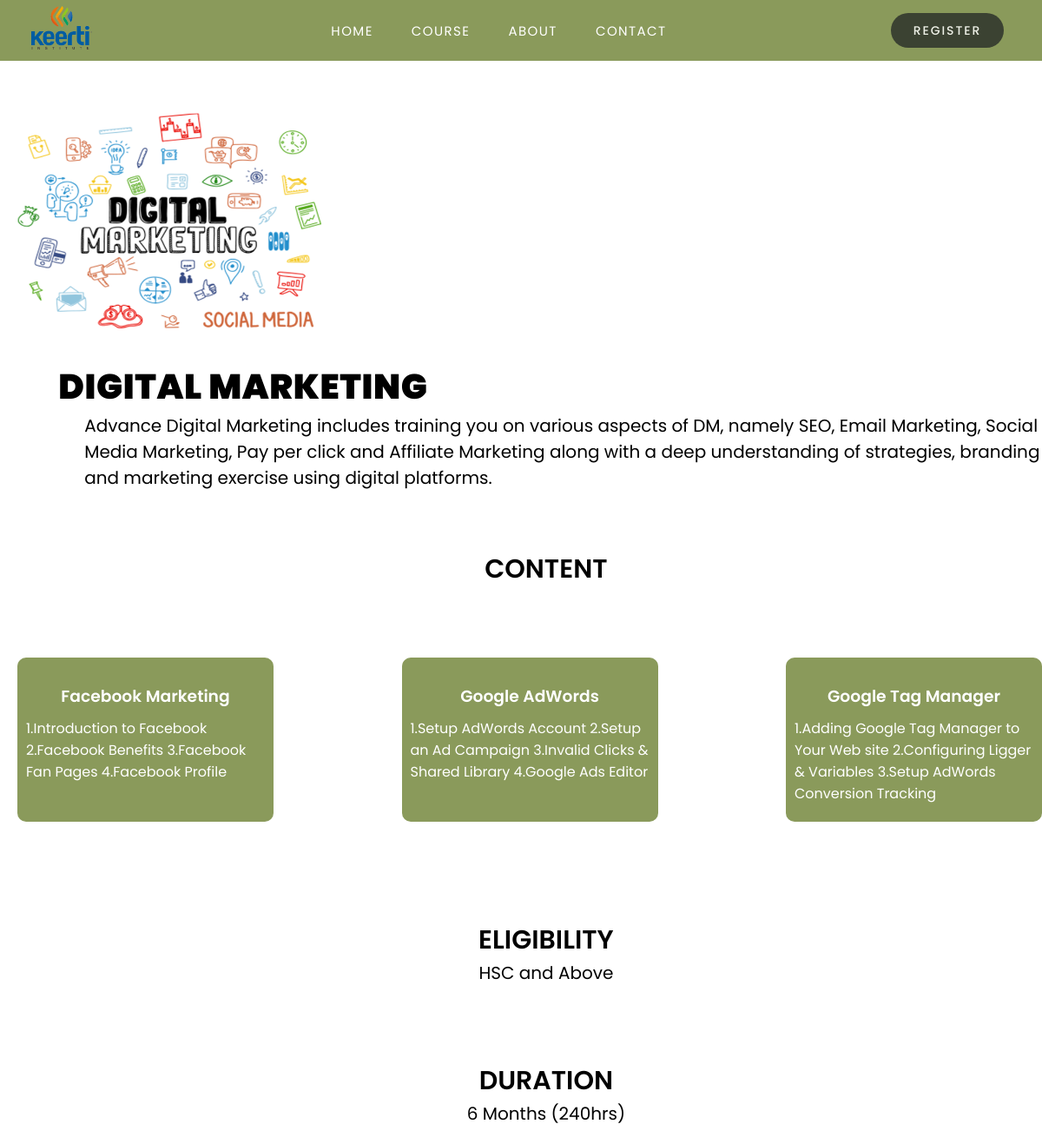
The page /class/product/3 on the database its author committed.
### register/models.py (models this page shows)
class Product(models.Model):
    product_id = models.AutoField
    product_name = models.CharField(max_length=50, default="")
    desc = models.CharField(max_length=300, default="")
    product_image = models.ImageField(upload_to="register/images", default="")
    product_contentname1 = models.CharField(max_length=50, blank=True)
    product_content1 = models.TextField(max_length=300, blank=True)
    product_contentname2 = models.CharField(max_length=50, blank=True)
    product_content2 = models.TextField(max_length=300, blank=True)
    product_contentname3 = models.CharField(max_length=50, blank=True)
    product_content3 = models.TextField(max_length=300, blank=True)
    product_duration = models.CharField(max_length=50, default="")
    product_info = models.CharField(max_length=100, blank=True)
    def __str__(self):
        return self.product_name

### register/views.py (the view)
# urls.py: path("product/<int:id>", views.product, name="product")
def product(request, id):
    product = Product.objects.filter(id=id)
    print(product)
    return render(request, 'register/product.html', {'product': product[0]})

### register/templates/register/product.html (shortened to what this page needs)
<!DOCTYPE html>
<html lang="en">
<head>
       {% load static %}
</head>
<body>
    {% load static %}
    <header class="navbar">
        <a href="/class/"><img src="{%static 'register/KC.png' %}"></a>
        <div class="navmenu" id="navlink">
            <span>
                <a href="/class/">HOME</a>
            </span>
            <span>
                <a href=''>COURSE</a>
            </span>
            <span>
                <a href=''>ABOUT</a>
            </span>
            <span>
                <a href=''>CONTACT</a>
            </span>
        </div>
        <div class="navregister">
           <a href='/class/register' methods="post">{%csrf_token%}
              REGISTER
           </a>
        </div>
    </header>
    <section class="container">
        <img src="/media/{{product.product_image}}">
        <div class="excel-info">
            <h1>{{product.product_name}}</h1>
            <p>{{product.desc}}</p>
        </div>
        <div class="content-info">
            <h2>CONTENT</h2>
        </div>
        <div class="rows">
            <div class="cols-row">
                <h3>{{product.product_contentname1}}</h3>
                <p>
                  {{product.product_content1}}
                </p>
            </div>
            <div class="cols-row">
                <h3>{{product.product_contentname2}}</h3>
                <p>
                   {{product.product_content2}}
                </p>
            </div>
            <div class="cols-row">
                <h3>{{product.product_contentname3}}</h3>
                <p>
                    {{product.product_content3}}
                </p>
            </div>
        </div>
        <div class="content-info">
            <h2>ELIGIBILITY</h2>
            <p>{{product.product_info}}</p>
        </div>
        <div class="content-info">
            <h2>DURATION</h2>
            <p>{{product.product_duration}}</p>
        </div>
    </section>
</body>
</html>

### rows shown on the page
Product: product_image (picture), product_name "DIGITAL MARKETING", desc "Advance Digital Marketing includes training you on various aspects of DM, namely SEO, Email Marketing, Social Media Marketing, Pay per click and Affiliate Marketing along with a deep understanding of strategies, branding and marketing exercise using digital platforms.", product_contentname1 "Facebook Marketing", product_content1 "1.Introduction to Facebook 2.Facebook Benefits 3.Facebook Fan Pages 4.Facebook Profile", product_contentname2 "Google AdWords", product_content2 "1.Setup AdWords Account 2.Setup an Ad Campaign 3.Invalid Clicks & Shared Library 4.Google Ads Editor", product_contentname3 "Google Tag Manager", product_content3 "1.Adding Google Tag Manager to Your Web site 2.Configuring Ligger & Variables 3.Setup AdWords Conversion Tracking", product_info "HSC and Above", product_duration "6 Months (240hrs)"
